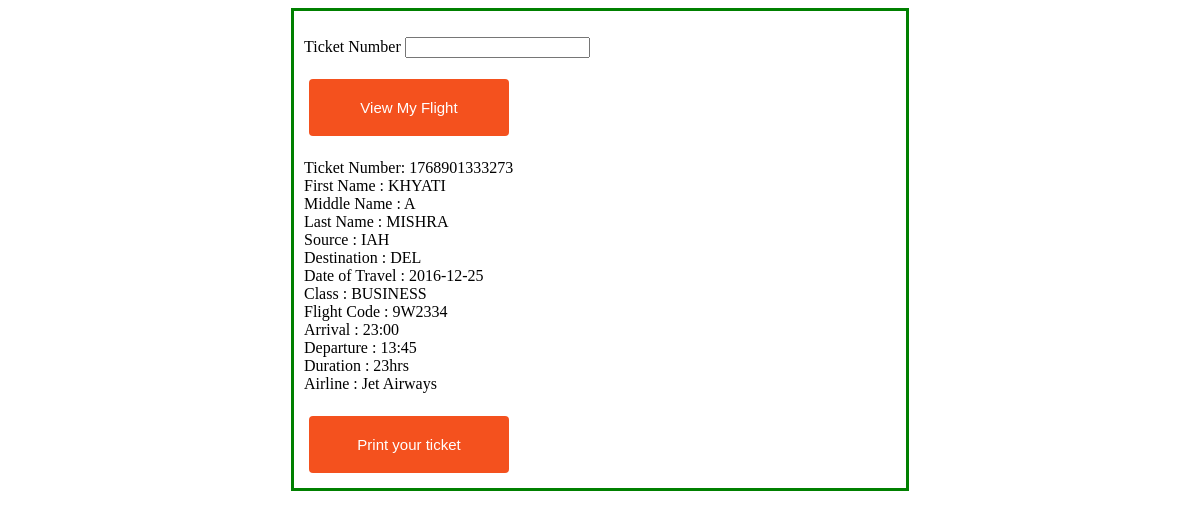
The app's page /passenger/displayflight.php?ticketno=1768901333273 with its own data.
### tables this page shows
CREATE TABLE PASSENGER2
(PASSPORTNO VARCHAR(10) NOT NULL,
FNAME VARCHAR(20),
M VARCHAR(1),
LNAME VARCHAR(20),
ADDRESS VARCHAR(100),
PHONE BIGINT,
AGE INT,
SEX VARCHAR(1),
PRIMARY KEY(PASSPORTNO));

CREATE TABLE TICKET1
(TICKET_NUMBER BIGINT NOT NULL,
SOURCE VARCHAR(3),
DESTINATION VARCHAR(3),
DATE_OF_BOOKING DATE,
DATE_OF_TRAVEL DATE,
CLASS VARCHAR(15),
DATE_OF_CANCELLATION DATE,
PID INT,
PASSPORTNO VARCHAR(10),
FOREIGN KEY(PID, PASSPORTNO) REFERENCES PASSENGER1(PID, PASSPORTNO) ON DELETE CASCADE);

CREATE TABLE PASSENGER3
(PID INT NOT NULL,
FLIGHT_CODE VARCHAR(10),
PRIMARY KEY(PID),
FOREIGN KEY(FLIGHT_CODE) REFERENCES FLIGHT(FLIGHT_CODE) ON DELETE CASCADE);

CREATE TABLE FLIGHT
(FLIGHT_CODE VARCHAR(10) NOT NULL,
SOURCE VARCHAR(3),
DESTINATION VARCHAR(3),
ARRIVAL VARCHAR(10),
DEPARTURE VARCHAR(10),
STATUS VARCHAR(10),
DURATION VARCHAR(30),
FLIGHTTYPE VARCHAR(10),
LAYOVER_TIME VARCHAR(30),
NO_OF_STOPS INT,
AIRLINEID VARCHAR(3),
PRIMARY KEY(FLIGHT_CODE),
FOREIGN KEY(AIRLINEID) REFERENCES AIRLINE(AIRLINEID) ON DELETE CASCADE);

CREATE TABLE AIRLINE
(AIRLINEID VARCHAR(3) NOT NULL,
AL_NAME VARCHAR(50),
THREE_DIGIT_CODE VARCHAR(3),
PRIMARY KEY(AIRLINEID));

### passenger/displayflight.php (the view, shortened to what this page needs)
<!DOCTYPE html>
<html>
<head>
</head>
<body>
<div class='hello'>
<form action="" method="GET">
<p>
        <label for="ticketno">Ticket Number</label>
     <input type="text" id="ticketno" name="ticketno">
    </p>
<button class="button" style="vertical-align:middle" type='submit'><span>View My Flight </span></button>
</form>
<?php
$servername = "localhost";
$username = "root";
$password = "";
$dbname = "airport";
$conn = new mysqli($servername, $username, $password, $dbname);
if(isset($_GET['ticketno'])){
$ticketno = $_GET['ticketno'];
$sql1 = "SELECT * FROM `TICKET1` where TICKET_NUMBER='$ticketno'";
$result1 = mysqli_query($conn, $sql1);
$row1 = mysqli_fetch_array($result1, MYSQLI_ASSOC);
$source = $row1['SOURCE'];
$destination = $row1['DESTINATION'];
$dateoftravel = $row1['DATE_OF_TRAVEL'];
$class = $row1['CLASS'];
$passportno = $row1['PASSPORTNO'];
$sql2 = "SELECT * FROM `PASSENGER2` where PASSPORTNO='$passportno'";
$result2 = mysqli_query($conn, $sql2);
$row2 = mysqli_fetch_array($result2, MYSQLI_ASSOC);
$fname = $row2['FNAME'];
$m = $row2['M'];
$lname = $row2['LNAME'];
$sql3 = "SELECT * FROM `PASSENGER1` where PASSPORTNO='$passportno'";
$result3 = mysqli_query($conn, $sql3);
$row3 = mysqli_fetch_array($result3, MYSQLI_ASSOC);
$pid = $row3['PID'];
$sql4 = "SELECT * FROM `PASSENGER3` where PID='$pid'";
$result4 = mysqli_query($conn, $sql4);
$row4 = mysqli_fetch_array($result4, MYSQLI_ASSOC);
$flightcode = $row4['FLIGHT_CODE'];
$sql5 = "SELECT * FROM `FLIGHT` where FLIGHT_CODE='$flightcode'";
$result5 = mysqli_query($conn, $sql5);
$row5 = mysqli_fetch_array($result5, MYSQLI_ASSOC);
$departure = $row5['DEPARTURE'];
$arrival = $row5['ARRIVAL'];
$duration = $row5['DURATION'];
$airlineid = $row5['AIRLINEID'];
$sql6 = "SELECT * FROM `AIRLINE` where AIRLINEID='$airlineid'";
$result6 = mysqli_query($conn, $sql6);
$row6 = mysqli_fetch_array($result6, MYSQLI_ASSOC);
$airline = $row6['AL_NAME'];
echo "<br>";
echo "Ticket Number: $ticketno";
echo "<br>";
echo "First Name : $fname";
echo "<br>";
echo "Middle  Name : $m";
echo "<br>";
echo "Last Name : $lname";
echo "<br>";
echo "Source : $source";
echo "<br>";
echo "Destination : $destination";
echo "<br>";
echo "Date of Travel : $dateoftravel";
echo "<br>";
echo "Class : $class";
echo "<br>";
echo "Flight Code : $flightcode";
echo "<br>";
echo "Arrival : $arrival";
echo "<br>";
echo "Departure : $departure";
echo "<br>";
echo "Duration : $duration";
echo "<br>";
echo "Airline : $airline";
}
?>
<br><br>
<button class='button' style="vertical-align:middle" onClick="window.print()"><span>Print your ticket</span></button>
</div>

### passenger/displayflight.php (style rules this page uses)
.hello { margin: auto; width: 50%; border: 3px solid green; padding: 10px; }
.button { display: inline-block; border-radius: 4px; background-color: #f4511e; border: none; color: #FFFFFF; text-align: center; font-size: 15px; padding: 20px; width: 200px; transition: all 0.5s; cursor: pointer; margin: 5px; }
.button span { cursor: pointer; display: inline-block; position: relative; transition: 0.5s; }
.button span:after { content: '\00bb'; position: absolute; opacity: 0; top: 0; right: -20px; transition: 0.5s; }

### records on screen
passenger2: FNAME "KHYATI", M "A", LNAME "MISHRA"
ticket1: SOURCE "IAH", DESTINATION "DEL", DATE_OF_TRAVEL "2016-12-25", CLASS "BUSINESS"
passenger3: FLIGHT_CODE "9W2334"
flight: ARRIVAL "23:00", DEPARTURE "13:45", DURATION "23hrs"
airline: AL_NAME "Jet Airways"

### other values on screen
$ticketno "1768901333273"
